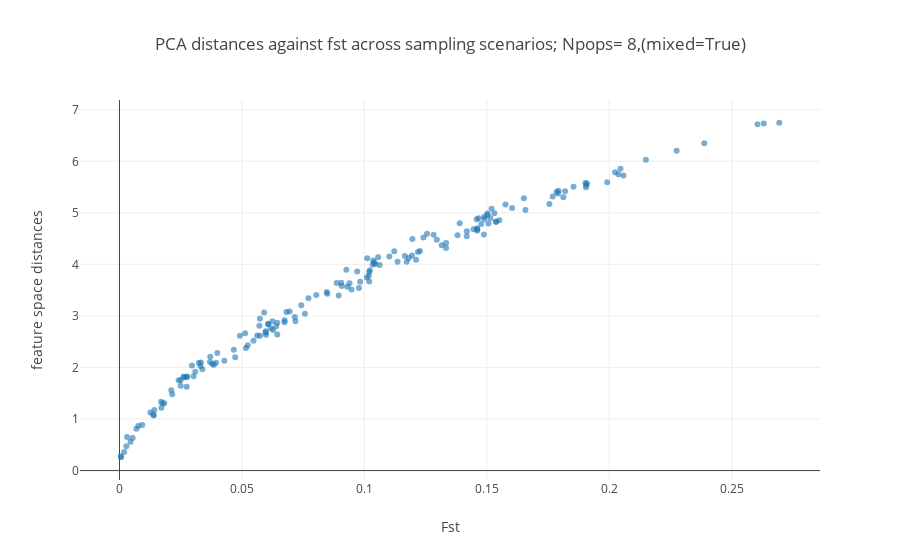

Notebook code for this chart:
### Code cell
t= np.array([
    unbiased_pairwise,
    biased_pairwise,
    corrected_pairwise
]).T

pearsons= [pearsonr(fst_store,t[:,x])[0] for x in range(t.shape[1])]

lengths_indexes= {z:[x for x in range(len(lengths_vector)) if lengths_vector[x] == z] for z in list(set(lengths_vector))}

lengthy= lengths_indexes.keys()
fig_data= [go.Scatter(
    x= [fst_store[x] for x in lengths_indexes[i]],
    y= [t[x,0] for x in lengths_indexes[i]],
    mode= 'markers',
    marker= dict(
        color= i,
        opacity= .6
    ),
    name= 'L: {}, r: {}'.format(str(i),round(pearsonr([fst_store[x] for x in lengths_indexes[i]],[t[x,0] for x in lengths_indexes[i]])[0],3))
    ) for i in lengthy
]

layout = go.Layout(
    title= 'PCA distances against fst across sampling scenarios; Npops= {},(mixed={})'.format(pop_max,str(MixP)),
    yaxis=dict(
        #range= [0,9],
        title='feature space distances'),
    xaxis=dict(
        #range= [0,.4],
        title='Fst')
)

fig= go.Figure(data=fig_data, layout=layout)
iplot(fig)

### Figure 1 — Plotly figure (JSON) as saved in the notebook; plotly's stock layout.template omitted (floating-point values rounded to 4 significant figures; data arrays with more than 128 entries replaced by an {"elided": "..."} marker saying what was removed)
{"data": [{"marker": {"color": 210, "opacity": 0.6}, "mode": "markers", "name": "L: 210, r: 0.982", "type": "scatter", "x": {"elided": "168 float values"}, "y": {"elided": "168 float values"}}], "layout": {"title": "PCA distances against fst across sampling scenarios; Npops= 8,(mixed=True)", "xaxis": {"title": "Fst"}, "yaxis": {"title": "feature space distances"}}}
